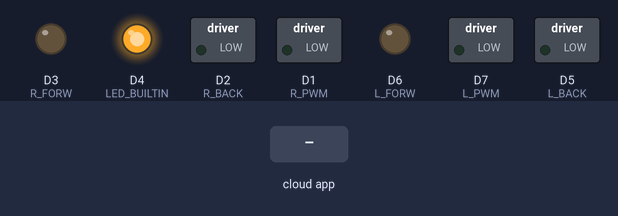
The sketch below on a simulated ESP8266 (NodeMCU). On the bench: switched loads named in the sketch (green lamp = pin HIGH), output pins drawn as LEDs (lit = HIGH, except the on-board LED, lit = LOW). The test bench sets the inputs (shaded band). WiFi joins after 1.5 s; servers stay silent unless stated; the ROS host is connected and sends only what is stated; what the sketch prints to the serial monitor is not drawn.

Above: at 1.2 s.
1.3 s: the phone or cloud app sets linear.x to -100
At 2.1 s:
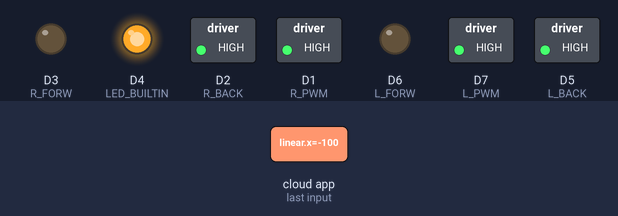
2.8 s: the phone or cloud app sets angular.z to -100
At 3.2 s:
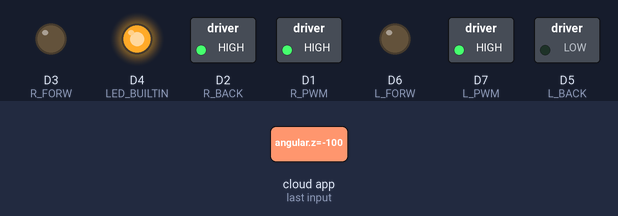
4.3 s: the phone or cloud app sets linear.x to 0
At 5.5 s:
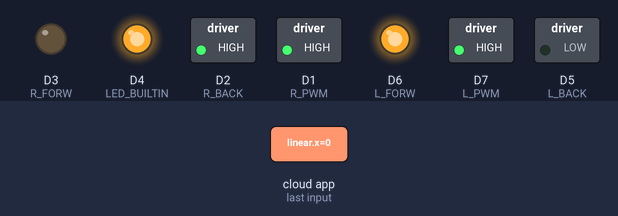
5.8 s: the phone or cloud app sets angular.z to 0
At 6.7 s:
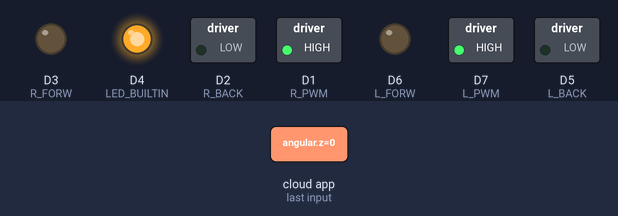
7.3 s: the phone or cloud app sets linear.x to 100
At 7.9 s:
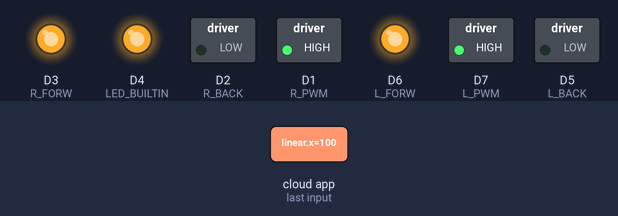
8.8 s: the phone or cloud app sets angular.z to 100
At 10.2 s:
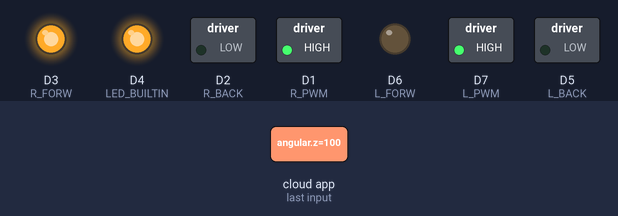
Timing chart, 0 to 11.3 s (numbered marks = the images above; inputs shaded):
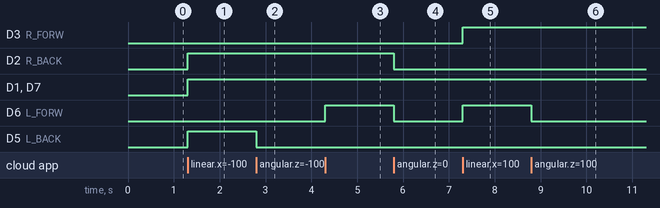

The sketch:

obs_avd.ino
```cpp
// (licence header left out)
#include <math.h>
#include <ESP8266WiFi.h>
#include <ESP8266WiFiMulti.h>
#include <ros.h>
#include <geometry_msgs/Twist.h>

#define LED_BUILTIN 2 // Remapping the built-in LED since the NodeMcu apparently uses a different one.
#define LED_BUILTIN_RED 16 // If using a NodeMcu v1, then there's another red onboard led.
// The min amount of PWM the motors need to move. Depends on the battery, motors and controller.
// The max amount is defined by PWMRANGE in Arduino.h
#define PWM_MIN 300

// Declare functions
void setupPins();
void setupSerial();
void setupWiFi();
bool rosConnected();
void onTwist(const geometry_msgs::Twist &msg);
float mapPwm(float x, float out_min, float out_max);

// Pins
const uint8_t R_PWM = D1;
const uint8_t R_BACK = D2;
const uint8_t R_FORW = D3;
const uint8_t L_BACK = D5;
const uint8_t L_FORW = D6;
const uint8_t L_PWM = D7;

// Wifi
// If access point is defined, a Wifi network with this name will be created.
// Remove if you want to connect to an existing network.
#define ACCESS_POINT_SSID "SMARTCAR"

#ifndef ACCESS_POINT_SSID
ESP8266WiFiMulti wifi;
#endif

// ROS serial server
IPAddress server(192, 168, 4, 2);
ros::NodeHandle node;
ros::Subscriber<geometry_msgs::Twist> sub("/cmd_vel", &onTwist);

bool _connected = false;

void setup()
{
  setupPins();
  setupSerial();
  setupWiFi();

  // Connect to rosserial socket server and init node. (Using default port of 11411)
  Serial.printf("Connecting to ROS serial server at %s\n", server.toString().c_str());
  node.getHardware()->setConnection(server);
  node.initNode();
  node.subscribe(sub);
}

void setupPins()
{
  // Status LED
  pinMode(LED_BUILTIN, OUTPUT);
  digitalWrite(LED_BUILTIN, HIGH);

  pinMode(L_PWM, OUTPUT);
  pinMode(L_FORW, OUTPUT);
  pinMode(L_BACK, OUTPUT);
  pinMode(R_PWM, OUTPUT);
  pinMode(R_FORW, OUTPUT);
  pinMode(R_BACK, OUTPUT);
  stop();
}

void setupSerial()
{
  Serial.begin(115200);
  Serial.println();
}

void setupWiFi()
{
#ifdef ACCESS_POINT_SSID

  WiFi.disconnect();
  Serial.println("Creating Wifi network");
  if (WiFi.softAP(ACCESS_POINT_SSID))
  {
    Serial.println("Wifi network created");
    Serial.print("SSID: ");
    Serial.println(WiFi.softAPSSID());
    Serial.print("IP:   ");
    Serial.println(WiFi.softAPIP());
  }

#else

  WiFi.softAPdisconnect();
  WiFi.disconnect();
  WiFi.mode(WIFI_STA);
  wifi.addAP("--wifi_1--", "--password_1--");
  wifi.addAP("--wifi_2--", "--password_2--");
  wifi.addAP("--wifi_3--", "--password_3--");

  Serial.println("Connecting to Wifi");
  while (wifi.run() != WL_CONNECTED)
  {
    delay(500);
    Serial.print(".");
  }

  Serial.println("\nWiFi connected");
  Serial.print("SSID: ");
  Serial.println(WiFi.SSID());
  Serial.print("IP:   ");
  Serial.println(WiFi.localIP());

#endif
}

void stop()
{
  digitalWrite(L_FORW, 0);
  digitalWrite(L_BACK, 0);
  digitalWrite(R_FORW, 0);
  digitalWrite(R_BACK, 0);
  analogWrite(L_PWM, 0);
  analogWrite(R_PWM, 0);
}

void onTwist(const geometry_msgs::Twist &msg)
{
  if (!_connected)
  {
    stop();
    return;
  }

  // Cap values at [-1 .. 1]
  float x = max(min(msg.linear.x, 1.0f), -1.0f);
  float z = max(min(msg.angular.z, 1.0f), -1.0f);

  // Calculate the intensity of left and right wheels. Simple version.
  // Taken from https://hackernoon.com/unicycle-to-differential-drive-courseras-control-of-mobile-robots-with-ros-and-rosbots-part-2-6d27d15f2010#1e59
  float l = (x - z) / 2;
  float r = (x + z) / 2;

  // Then map those values to PWM intensities. PWMRANGE = full speed, while PWM_MIN = the minimal amount of power at which the motors begin moving.
  uint16_t lPwm = mapPwm(fabs(l), PWM_MIN, 255);
  uint16_t rPwm = mapPwm(fabs(r), PWM_MIN, 255);

  // Set direction pins and PWM
  digitalWrite(L_FORW, l > 0);
  digitalWrite(L_BACK, l < 0);
  digitalWrite(R_FORW, r > 0);
  digitalWrite(R_BACK, r < 0);
  analogWrite(L_PWM, lPwm);
  analogWrite(R_PWM, rPwm);
}

void loop()
{
  if (!rosConnected())
    stop();
  node.spinOnce();
}

bool rosConnected()
{
  // If value changes, notify via LED and console.
  bool connected = node.connected();
  if (_connected != connected)
  {
    _connected = connected;
    digitalWrite(LED_BUILTIN, !connected); // false -> on, true -> off
    Serial.println(connected ? "ROS connected" : "ROS disconnected");
  }
  return connected;
}

// Map x value from [0 .. 1] to [out_min .. out_max]
float mapPwm(float x, float out_min, float out_max)
{
  return x * (out_max - out_min) + out_min;
}
```

Measured:
- after the input at 1.3 s, D2 (R_BACK), D1 (R_PWM), D7 (L_PWM), D5 (L_BACK): LOW → HIGH at once
- after the input at 2.8 s, D5 (L_BACK): HIGH → LOW at once
- after the input at 4.3 s, D6 (L_FORW): LOW → HIGH at once
- after the input at 5.8 s, D2 (R_BACK), D6 (L_FORW): HIGH → LOW at once
- after the input at 7.3 s, D3 (R_FORW), D6 (L_FORW): LOW → HIGH at once
- after the input at 8.8 s, D6 (L_FORW): HIGH → LOW at once
